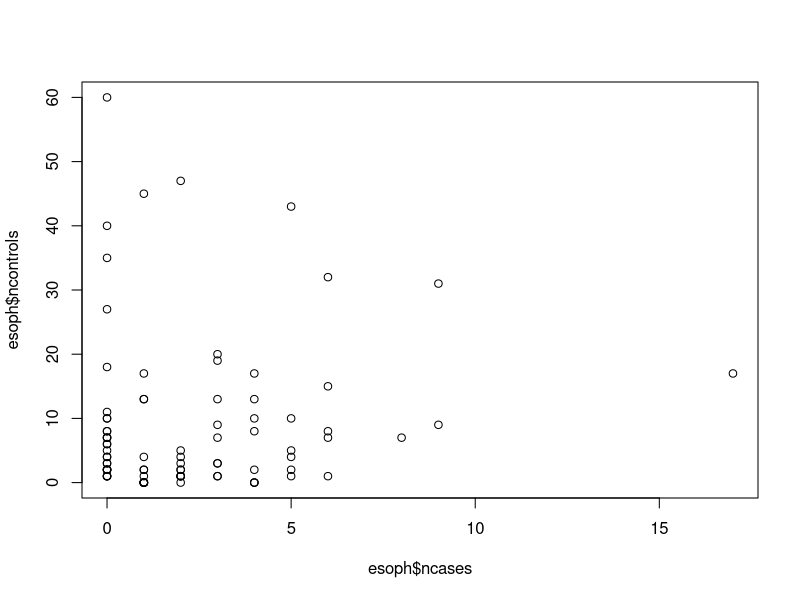
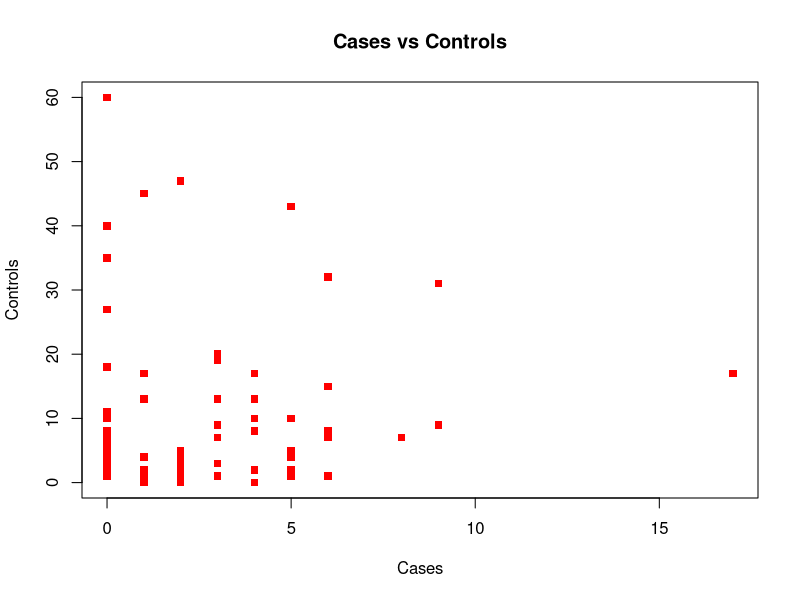
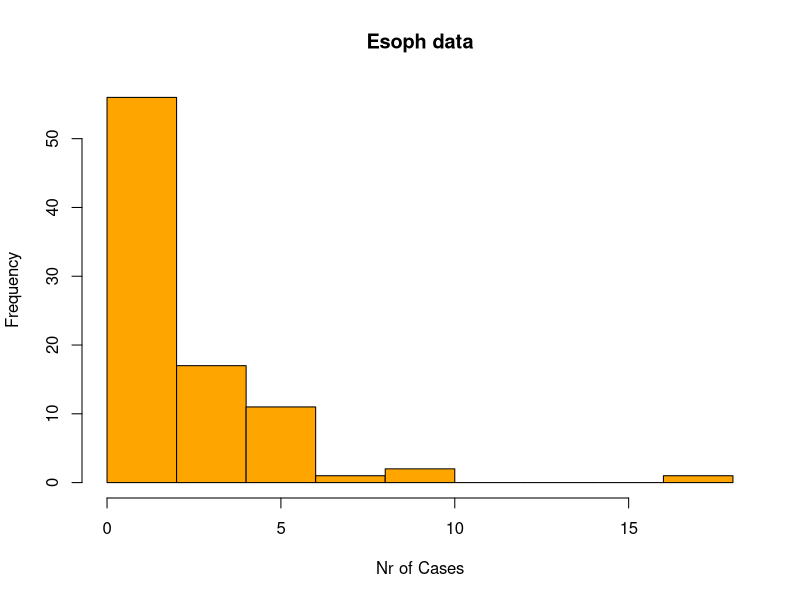
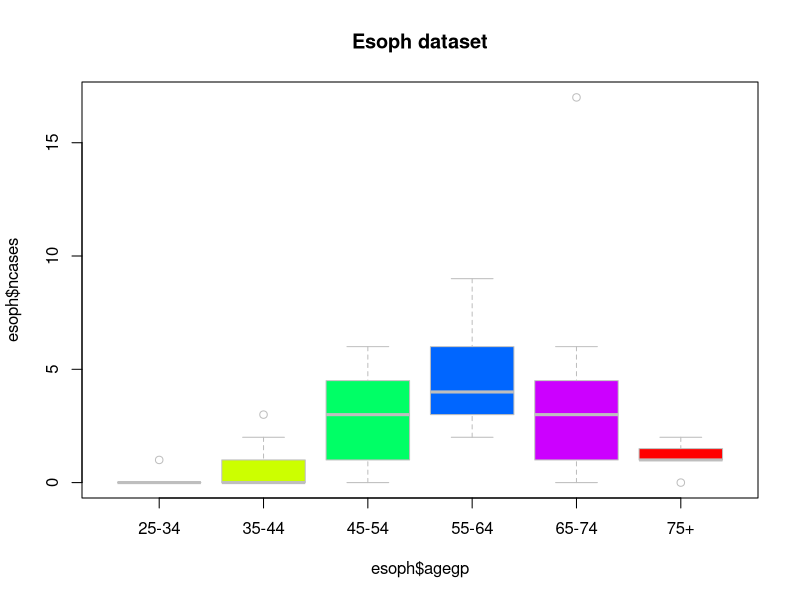
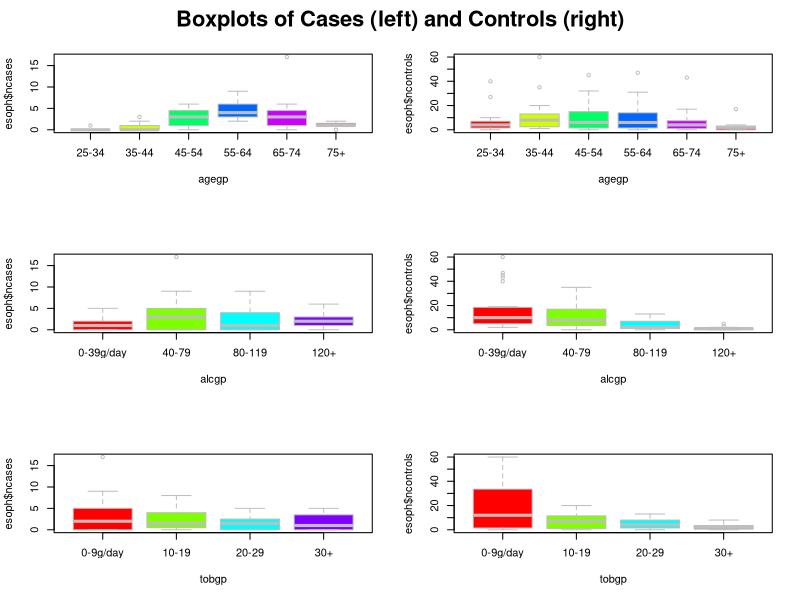
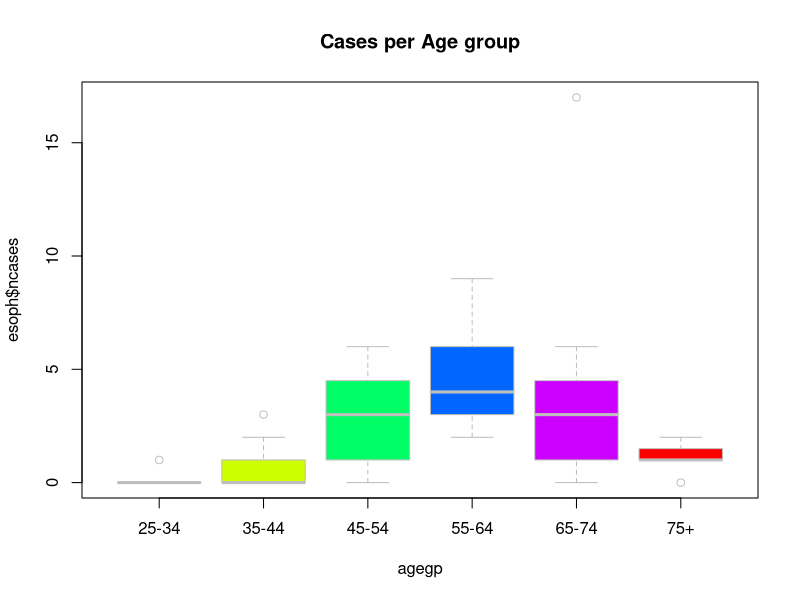
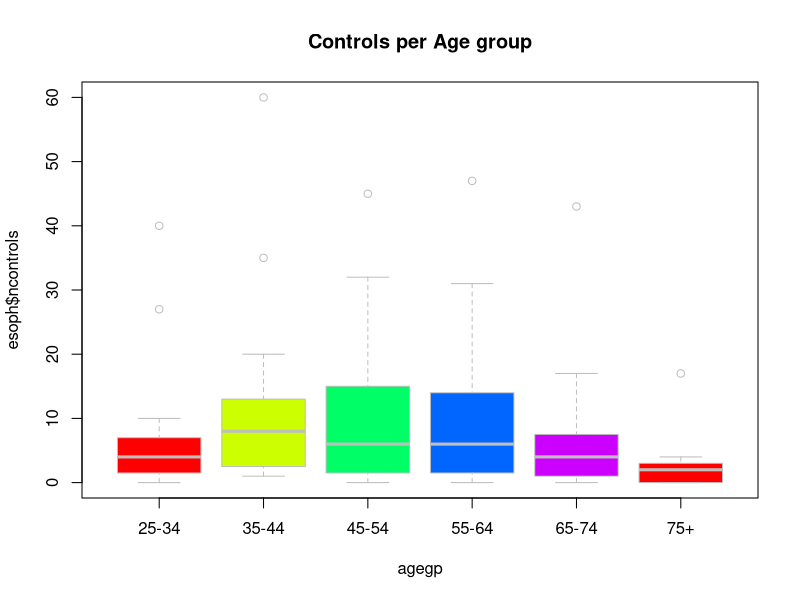
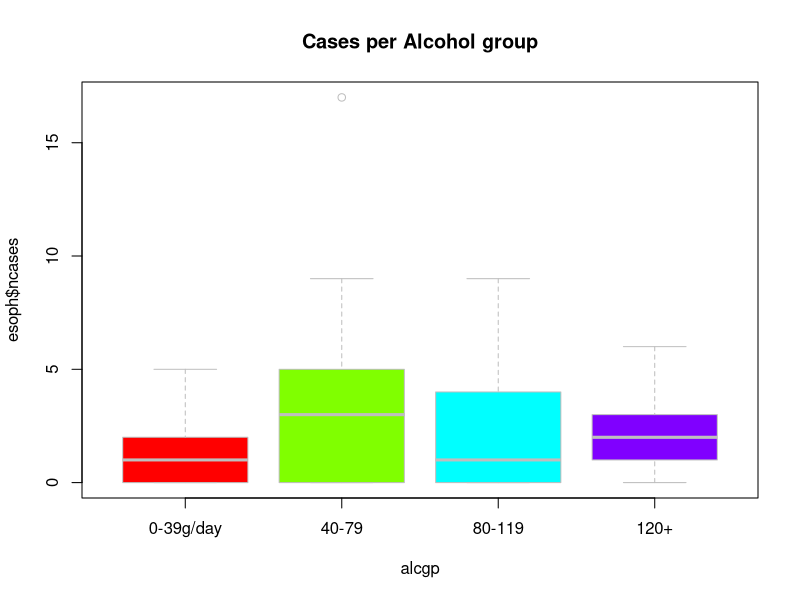

These charts were generated, in order, by the following R code:
data()
data("esoph")
esoph
getwd ()
list.files ()
dir ()
head (esoph)
head (esoph, n=10)
class (esoph)
colnames (esoph)
dim (esoph)
length (esoph$agegp)
length (esoph[3,])
str (esoph)
tail (esoph)
summary (esoph)
mean (esoph$ncases)
median (esoph$ncontrols)
mean (esoph$ncases[1:15])
median (esoph[16:30,4])
min (esoph$ncases)
max (esoph[,5])
mean (subset(esoph$ncases, esoph$tobgp == "30+"))
tobgp30_data <- esoph[which(esoph[,"tobgp"] == "30+"),]
tobgp30_noZero <- tobgp30_data[which(tobgp30_data[, "ncases"] > 0 ),]
sum (tobgp30_noZero$ncases)
var (esoph$ncases)
sd (esoph$ncases)^2
sqrt (var (esoph$ncases))
esoph$cat_ncases <- cut (esoph$ncases,3,labels=c("rare","med","freq"))
summary (esoph)
plot (esoph$ncases, esoph$ncontrols)
plot(esoph$ncases, esoph$ncontrols, xlab="Cases", ylab="Controls",
main="Cases vs Controls", pch=15, col="red")
hist(esoph$ncases, xlab="Nr of Cases", main="Esoph data", col="orange")
boxplot (esoph$ncases ~ esoph$agegp,main="Esoph dataset",
border="gray",lwd=1,col=rainbow(5))
par(mfrow=c(3,2))
boxplot (esoph$ncases ~ esoph$agegp, xlab="agegp",border="gray", lwd=1,
col=rainbow(5))
boxplot (esoph$ncontrols ~ esoph$agegp,xlab="agegp", border="gray", lwd=1,
col=rainbow(5))
boxplot (esoph$ncases ~ esoph$alcgp,border="gray",xlab="alcgp", lwd=1,
col=rainbow(4))
boxplot (esoph$ncontrols ~ esoph$alcgp,border="gray", xlab="alcgp", lwd=1,
col=rainbow(4))
boxplot (esoph$ncases ~ esoph$tobgp,border="gray",xlab="tobgp", lwd=1,
col=rainbow(4))
boxplot (esoph$ncontrols ~ esoph$tobgp,border="gray", xlab="tobgp", lwd=1,
col=rainbow(4))
title("Boxplots of Cases (left) and Controls (right)",outer=TRUE, line=-2, cex.main=2)
par (mfrow=c(1,1))
pdf ("esoph_boxplots.pdf", width=7, height=5)
boxplot (esoph$ncases ~ esoph$agegp, main="Cases per Age group",xlab="agegp",
border="gray", lwd=1, col=rainbow(5))
boxplot (esoph$ncontrols ~ esoph$agegp, xlab="agegp",main="Controls per Age group",
border="gray", lwd=1, col=rainbow(5))
boxplot (esoph$ncases ~ esoph$alcgp,border="gray",xlab="alcgp",
main="Cases per Alcohol group",lwd=1, col=rainbow(4))
boxplot (esoph$ncontrols ~ esoph$alcgp,border="gray", xlab="alcgp",
main="Controls per Alcohol group", lwd=1, col=rainbow(4))
boxplot (esoph$ncases ~ esoph$tobgp,border="gray", xlab="tobgp",
main="Cases per Tobacco group", lwd=1, col=rainbow(4))
boxplot (esoph$ncontrols ~ esoph$tobgp,border="gray", xlab="tobgp",
main="Controls per Tobacco group", lwd=1, col=rainbow(4))
dev.off ()

